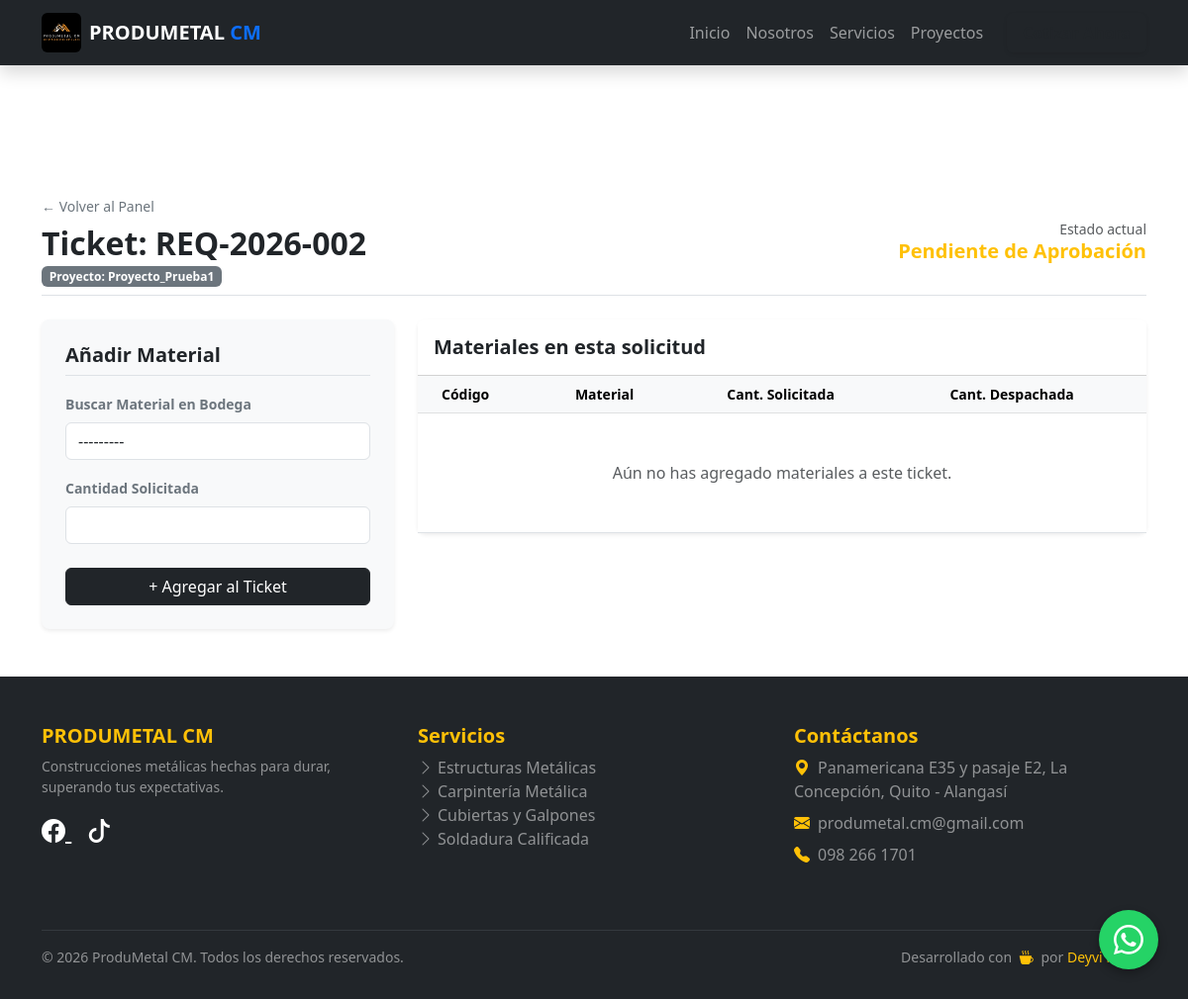
/erp/ticket/2/materiales/ (signed in), run on the app's committed database.
### web/models.py (models this page shows, shortened)
class Requerimiento(models.Model):
    ESTADOS = [
        ('PENDIENTE', 'Pendiente de Aprobación'),
        ('APROBADO', 'Aprobado'),
        ('RECHAZADO', 'Rechazado'),
        ('DESPACHADO', 'Despachado'),
    ]
    folio = models.CharField(max_length=20, unique=True, blank=True, editable=False)
    solicitante = models.ForeignKey(User, on_delete=models.PROTECT, related_name='requerimientos')
    proyecto = models.ForeignKey(Proyecto, on_delete=models.PROTECT)
    fecha_solicitud = models.DateTimeField(auto_now_add=True)
    estado = models.CharField(max_length=20, choices=ESTADOS, default='PENDIENTE')
    observaciones = models.TextField(blank=True)

class Proyecto(models.Model):
    nombre = models.CharField(max_length=200)
    centro_costos = models.CharField(max_length=100, unique=True)
    is_active = models.BooleanField(default=True, help_text="Desmarcar para borrado lógico")
    fecha_creacion = models.DateTimeField(auto_now_add=True)

### web/views.py (the view)
# urls.py: path('erp/ticket/<int:req_id>/materiales/', views.añadir_materiales, name='añadir_materiales'),
@login_required(login_url='login')
@user_passes_test(es_solicitante, login_url='dashboard_erp')
def añadir_materiales(request, req_id):
    requerimiento = get_object_or_404(Requerimiento, id=req_id, solicitante=request.user)
    detalles = requerimiento.detalles.all()
    if request.method == 'POST':
        form_detalle = DetalleRequerimientoForm(request.POST)
        if form_detalle.is_valid():
            nuevo_detalle = form_detalle.save(commit=False)
            nuevo_detalle.requerimiento = requerimiento
            nuevo_detalle.save()
            messages.success(request, 'Material añadido al ticket.')
            return redirect('añadir_materiales', req_id=requerimiento.id)
    else:
        form_detalle = DetalleRequerimientoForm()
    context = {
        'requerimiento': requerimiento,
        'detalles': detalles,
        'form': form_detalle
    }
    return render(request, 'web/erp/añadir_materiales.html', context)

### web/forms.py
class DetalleRequerimientoForm(forms.ModelForm):
    class Meta:
        model = DetalleRequerimiento
        fields = ['material', 'cantidad_solicitada']
        widgets = {
            'material': forms.Select(attrs={'class': 'form-control'}),
            'cantidad_solicitada': forms.NumberInput(attrs={'class': 'form-control', 'min': '0.1', 'step': '0.01'}),
        }

### web/views.py (called while the page is built)
def es_solicitante(user):
    return user.groups.filter(name='Solicitante').exists() or user.is_superuser

### web/templates/web/erp/añadir_materiales.html (shortened to what this page needs)
{% extends 'web/base.html' %}
{% block content %}
<div class="container py-5" style="margin-top: 80px;">
    <div class="d-flex justify-content-between align-items-center mb-4 pb-2 border-bottom">
        <div>
            <a href="{% url 'dashboard_erp' %}" class="text-decoration-none text-secondary small d-block mb-2">&larr; Volver al Panel</a>
            <h2 class="fw-bold text-dark mb-0">Ticket: {{ requerimiento.folio }}</h2>
            <span class="badge bg-secondary mt-1">Proyecto: {{ requerimiento.proyecto.nombre }}</span>
        </div>
        <div class="text-end">
            <p class="mb-0 text-muted small">Estado actual</p>
            <h5 class="mb-0 fw-bold text-warning">{{ requerimiento.get_estado_display }}</h5>
        </div>
    </div>
    <div class="row g-4">
        <div class="col-lg-4">
            <div class="card shadow-sm border-0 bg-light rounded-3">
                <div class="card-body p-4">
                    <h5 class="fw-bold mb-3 border-bottom pb-2">Añadir Material</h5>
                    {% if requerimiento.estado == 'PENDIENTE' %}
                        <form method="POST">
                            <div class="mb-3">
                                <label class="form-label fw-semibold text-secondary small">Buscar Material en Bodega</label>
                                {{ form.material }}
                            </div>
                            <div class="mb-4">
                                <label class="form-label fw-semibold text-secondary small">Cantidad Solicitada</label>
                                {{ form.cantidad_solicitada }}
                            </div>
                            <div class="d-grid">
                                <button type="submit" class="btn btn-dark">+ Agregar al Ticket</button>
                            </div>
                        </form>
                    {% else %}
                        <div class="alert alert-info border-0 text-center">
                            <small>Este ticket ya fue procesado o aprobado. No se pueden añadir más materiales.</small>
                        </div>
                    {% endif %}
                </div>
            </div>
        </div>
        <div class="col-lg-8">
            <div class="card shadow-sm border-0 rounded-3">
                <div class="card-header bg-white py-3">
                    <h5 class="fw-bold mb-0">Materiales en esta solicitud</h5>
                </div>
                <div class="card-body p-0">
                    <div class="table-responsive">
                        <table class="table table-hover align-middle mb-0">
                            <thead class="table-light text-muted small">
                                <tr>
                                    <th class="px-4 py-2">Código</th>
                                    <th class="py-2">Material</th>
                                    <th class="py-2 text-center">Cant. Solicitada</th>
                                    <th class="px-4 py-2 text-center">Cant. Despachada</th>
                                </tr>
                            </thead>
                            <tbody>
                                {% for item in detalles %}
                                <tr>
                                    <td class="px-4"><span class="badge bg-light text-dark border">{{ item.material.sku }}</span></td>
                                    <td class="fw-bold">{{ item.material.nombre }}</td>
                                    <td class="text-center fs-5">{{ item.cantidad_solicitada }}</td>
                                    <td class="px-4 text-center">
                                        {% if item.cantidad_despachada > 0 %}
                                            <span class="text-success fw-bold">{{ item.cantidad_despachada }}</span>
                                        {% else %}
                                            <span class="text-muted">-</span>
                                        {% endif %}
                                    </td>
                                </tr>
                                {% empty %}
                                <tr>
                                    <td colspan="4" class="text-center py-5 text-muted">
                                        <p class="mb-0">Aún no has agregado materiales a este ticket.</p>
                                    </td>
                                </tr>
                                {% endfor %}
                            </tbody>
                        </table>
                    </div>
                </div>
            </div>
        </div>
    </div>
</div>
{% endblock %}

### web/static/web/css/estilos.css (style rules this page uses)
body { padding-top: 70px; font-family: 'Segoe UI', Tahoma, Geneva, Verdana, sans-serif; }

### data on the page
Requerimiento: folio "REQ-2026-002", proyecto.nombre "Proyecto_Prueba1", estado "Pendiente de Aprobación"
